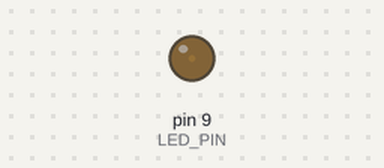
This sketch was run on a simulated Arduino Uno, built with avr-gcc and run on an emulated ATmega328P. On the bench: output pins drawn as LEDs (lit = HIGH). What the sketch prints to the serial monitor is not drawn.

Above: at 0.05 s.
At 0.65 s:
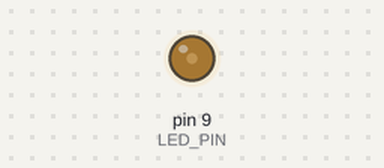
At 1.3 s:
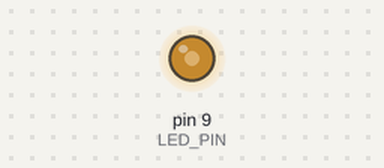
At 2.6 s:
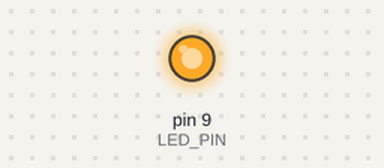
Timing chart, 0 to 6.0 s (numbered marks = the images above):
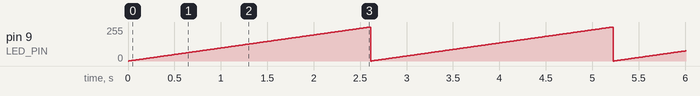

Measured:
- by itself, pin 9 (LED_PIN): ramps from 0/255 to 255/255 and jumps back, once every 2.6 s

The sketch:

for_loop_LED.ino
```cpp
// 定数でピンを定義
const int LED_PIN = 9;

void setup() {
  pinMode(LED_PIN, OUTPUT);

  // ループの確認用にはじめに設定しておく
  Serial.begin(9600);
}

void loop() {

  // だんだん明るくするループ
  for(int i = 0; i <= 255; i++) {

    // iの値を見てみよう
    Serial.println("i = " + String(i));

    analogWrite(LED_PIN, i);
    delay(10);
  }

}
```
